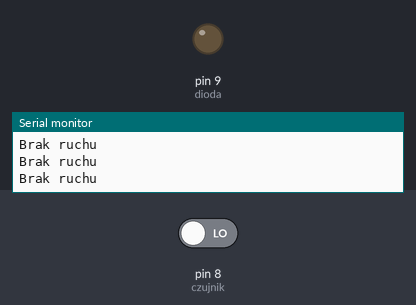
Simulated run of this sketch. Board: Arduino Uno, built with avr-gcc and run on an emulated ATmega328P. On the bench: output pins drawn as LEDs (lit = HIGH), the last lines printed to the serial monitor. Inputs (shaded band) come from the test bench; at power-on: pin 8 (czujnik) LOW.

Above: at 7.2 s.
7.3 s: pin 8 (czujnik) driven HIGH
At 10.8 s:
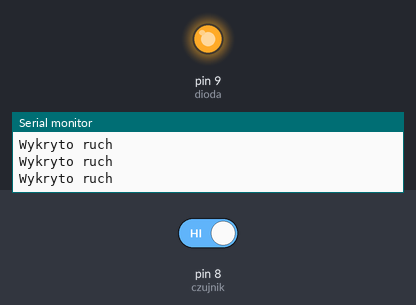
11.4 s: pin 8 (czujnik) driven LOW
At 15.7 s:
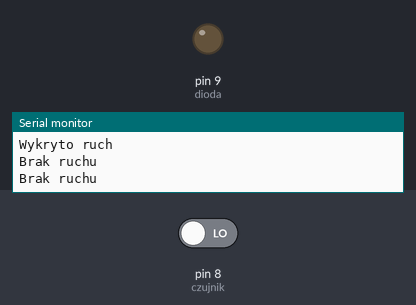
Timing chart, 0 to 17.2 s (numbered marks = the images above; inputs shaded):
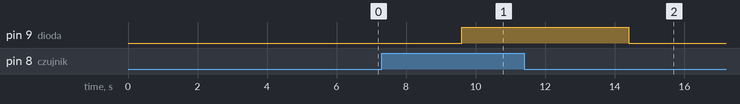

Measured:
- after the input at 7.3 s, pin 9 (dioda): LOW → HIGH after 2.3 s
- after the input at 11.4 s, pin 9 (dioda): HIGH → LOW after 3.0 s

The sketch:

czujnik.ino
```cpp
int czujnik = 8;
int dioda = 9;

void setup(){
  Serial.begin(9600);
  pinMode(czujnik, INPUT);
  pinMode(dioda, OUTPUT);
  Serial.println("---- TEST CZUJNIKA RUCHU ----");
}

void loop(){
  int ruch = digitalRead(czujnik);

  if(ruch == HIGH)
  {
    Serial.println("Wykryto ruch");
    digitalWrite(dioda, HIGH);
  }
  if(ruch == LOW)
  {
    Serial.println("Brak ruchu");
    delay(3000);
    digitalWrite(dioda, LOW);
  }

  delay(200);
}
```
